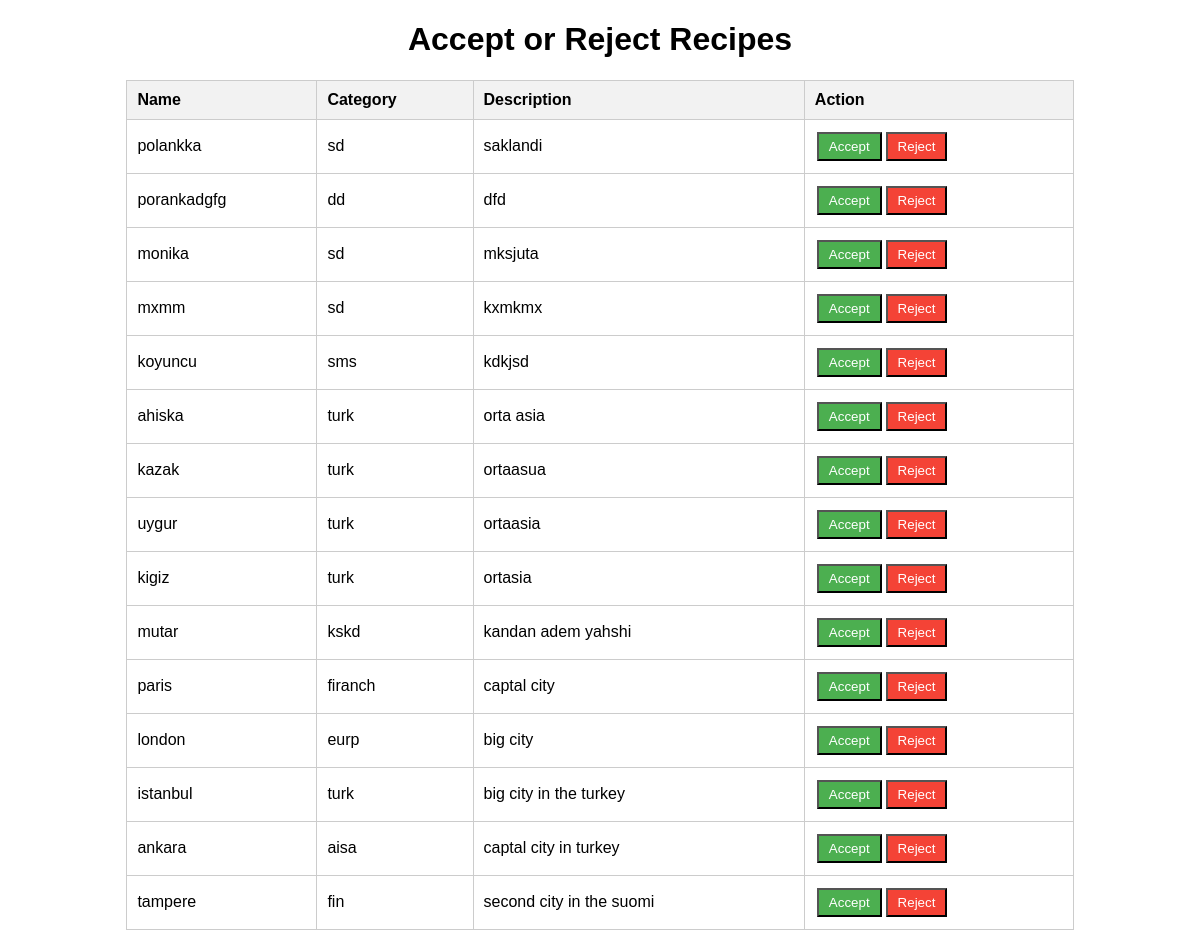
Page /approval.php on the committed database.
### tables this page shows
CREATE TABLE `drinks` (
  `drink_id` int(11) NOT NULL,
  `name` varchar(255) DEFAULT NULL,
  `category` varchar(255) DEFAULT NULL,
  `description` text DEFAULT NULL,
  `rating` decimal(3,2) DEFAULT NULL,
  `serving_size` int(11) DEFAULT NULL,
  `image_url` varchar(255) DEFAULT NULL,
  `hyvaksytty` tinyint(4) DEFAULT NULL
);

### approval.php (the view, shortened to what this page needs)
<?php
$servername = "localhost";
$username = "root";
$password = "";
$dbname = "drinkityasin";
$conn = new mysqli($servername, $username, $password, $dbname);
$selectQuery = "SELECT * FROM drinks WHERE hyvaksytty = 0";
$result = $conn->query($selectQuery);
?>
<!DOCTYPE html>
<html>
<head>
</head>
<body>
    <h1>Accept or Reject Recipes</h1>
    <table>
        <thead>
            <tr>
                <th>Name</th>
                <th>Category</th>
                <th>Description</th>
                <th>Action</th>
            </tr>
        </thead>
        <tbody>
            <?php
            if ($result->num_rows > 0) {
                while ($row = $result->fetch_assoc()) {
                    echo "<tr>";
                    echo "<td>" . $row['name'] . "</td>";
                    echo "<td>" . $row['category'] . "</td>";
                    echo "<td>" . $row['description'] . "</td>";
                    echo "<td>";
                    echo "<form action='hyvaksy.php' method='post'>";
                    echo "<button type='submit' name='accept' class='accept-button'>Accept</button>";
                    echo "<button type='submit' name='reject' class='reject-button'>Reject</button>";
                    echo "</form>";
                    echo "</td>";
                    echo "</tr>";
                }
            } else {
                echo "<tr><td colspan='4'>No recipes to display.</td></tr>";
            }
            ?>
        </tbody>
    </table>
</body>
</html>

### approval.php (style rules this page uses)
body { font-family: Arial, sans-serif; }
h1 { text-align: center; }
table { border-collapse: collapse; width: 80%; margin: 0 auto; }
table, th, td { border: 1px solid #ccc; }
th, td { padding: 10px; text-align: left; }
th { background-color: #f2f2f2; }
.accept-button, .reject-button { padding: 5px 10px; margin: 2px; cursor: pointer; }
.accept-button { background-color: #4CAF50; color: white; }
.reject-button { background-color: #f44336; color: white; }

### rows in the picture
drinks: name "polankka", category "sd", description "saklandi"
drinks: name "porankadgfg", category "dd", description "dfd"
drinks: name "monika", category "sd", description "mksjuta"
drinks: name "mxmm", category "sd", description "kxmkmx"
drinks: name "koyuncu", category "sms", description "kdkjsd"
drinks: name "ahiska", category "turk", description "orta asia"
drinks: name "kazak", category "turk", description "ortaasua"
drinks: name "uygur", category "turk", description "ortaasia"
drinks: name "kigiz", category "turk", description "ortasia"
drinks: name "mutar", category "kskd", description "kandan adem yahshi"
drinks: name "paris", category "firanch", description "captal city"
drinks: name "london", category "eurp", description "big city"
drinks: name "istanbul", category "turk", description "big city in the turkey"
drinks: name "ankara", category "aisa", description "captal city in turkey"
drinks: name "tampere", category "fin", description "second city in the suomi"
